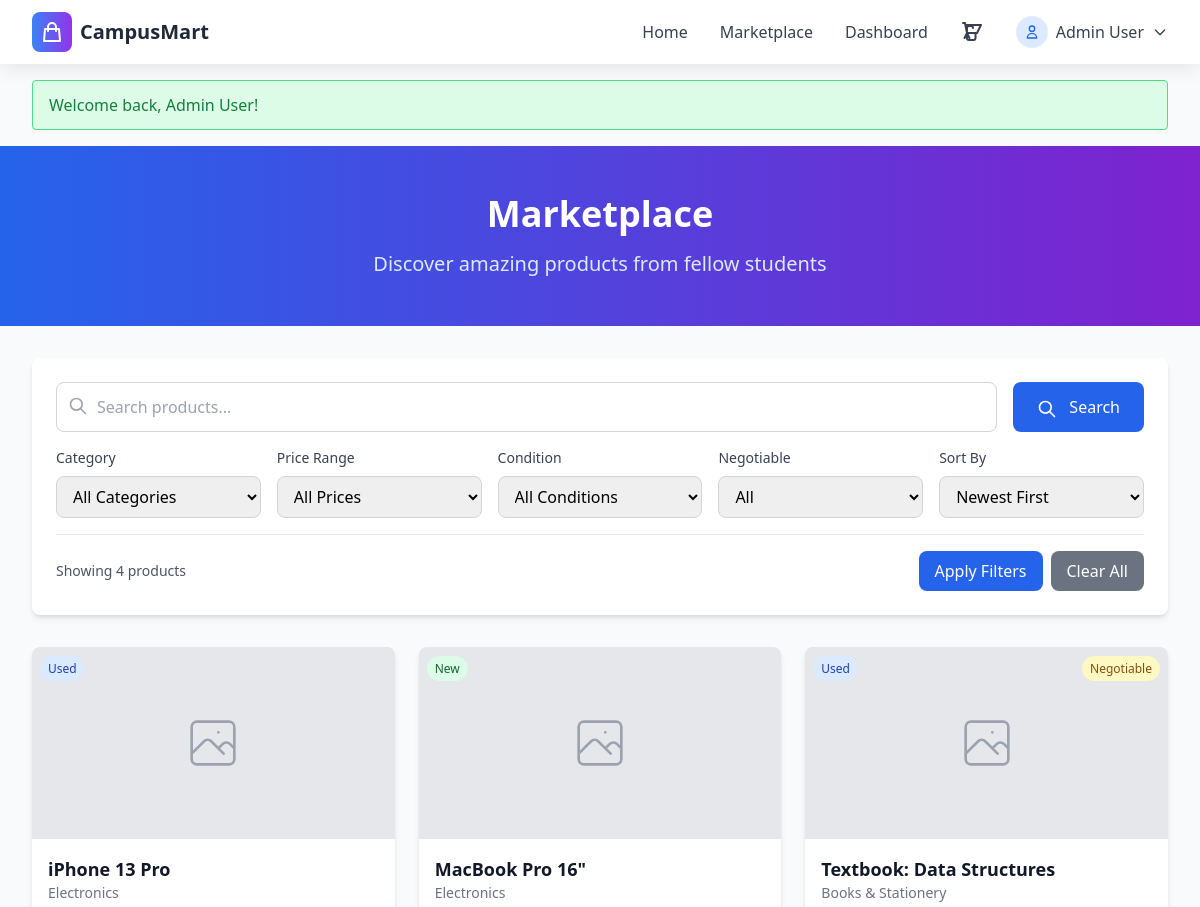
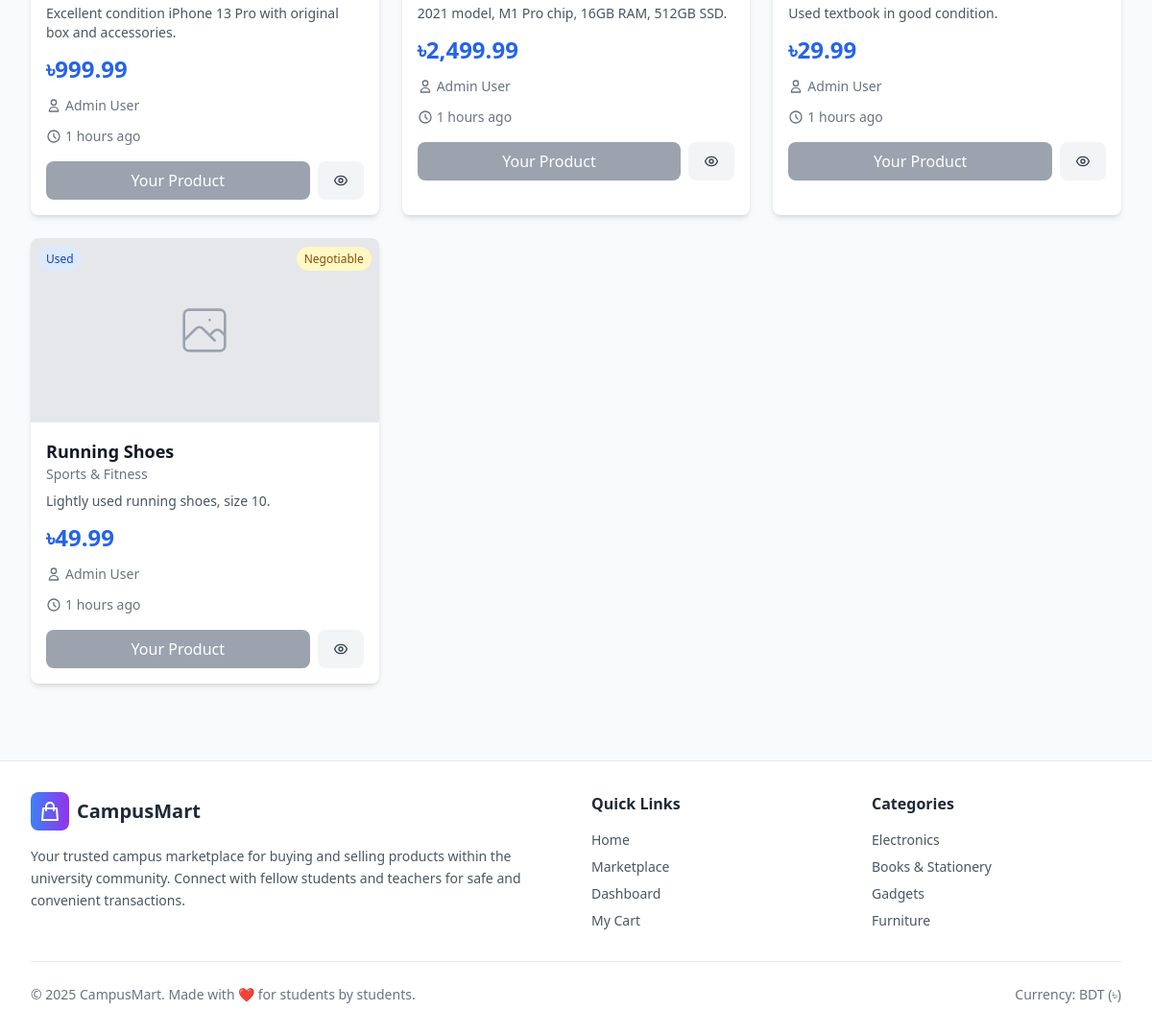
Page /marketplace.php (signed in) on the committed database (2 pictures, top to bottom).
### tables this page shows
CREATE TABLE users (
    id INT PRIMARY KEY AUTO_INCREMENT,
    name VARCHAR(100) NOT NULL,
    email VARCHAR(100) UNIQUE NOT NULL,
    phone VARCHAR(20) NOT NULL,
    university VARCHAR(100) NOT NULL,
    password VARCHAR(255) NOT NULL,
    created_at TIMESTAMP DEFAULT CURRENT_TIMESTAMP,
    updated_at TIMESTAMP DEFAULT CURRENT_TIMESTAMP ON UPDATE CURRENT_TIMESTAMP
);

CREATE TABLE products (
    id INT PRIMARY KEY AUTO_INCREMENT,
    user_id INT NOT NULL,
    title VARCHAR(200) NOT NULL,
    description TEXT NOT NULL,
    price DECIMAL(10,2) NOT NULL,
    category VARCHAR(50) NOT NULL,
    condition_type ENUM('new', 'used') NOT NULL,
    negotiable ENUM('yes', 'no') NOT NULL,
    status ENUM('active', 'sold', 'inactive') DEFAULT 'active',
    created_at TIMESTAMP DEFAULT CURRENT_TIMESTAMP,
    updated_at TIMESTAMP DEFAULT CURRENT_TIMESTAMP ON UPDATE CURRENT_TIMESTAMP,
    FOREIGN KEY (user_id) REFERENCES users(id) ON DELETE CASCADE
);

### marketplace.php (the view, shortened to what the rows shown need)
<?php
require_once 'config/database.php';
require_once 'includes/functions.php';
$is_logged_in = isLoggedIn();
$products_per_page = 12;
$current_page = isset($_GET['page']) ? max(1, intval($_GET['page'])) : 1;
$offset = ($current_page - 1) * $products_per_page;
$sort_by = isset($_GET['sort']) ? trim($_GET['sort']) : 'newest';
$where_conditions = ["p.status = 'active'"];
$params = [];
$order_by = match($sort_by) {
    'price_low' => 'p.price ASC',
    'price_high' => 'p.price DESC',
    'oldest' => 'p.created_at ASC',
    default => 'p.created_at DESC'
};
$where_clause = implode(' AND ', $where_conditions);
$query = "SELECT p.*, u.name as seller_name, u.university,
          (SELECT image_path FROM product_images WHERE product_id = p.id ORDER BY image_order LIMIT 1) as first_image
          FROM products p
          JOIN users u ON p.user_id = u.id
          WHERE $where_clause
          ORDER BY $order_by
          LIMIT $products_per_page OFFSET $offset";
$stmt = $pdo->prepare($query);
$stmt->execute($params);
$products = $stmt->fetchAll();
include 'includes/header.php';
?>
<div class="bg-gradient-to-r from-blue-600 to-purple-700 text-white py-12">
    <div class="max-w-7xl mx-auto px-4 sm:px-6 lg:px-8">
        <div class="text-center">
            <h1 class="text-4xl font-bold mb-4 animate-fadeIn">Marketplace</h1>
        </div>
    </div>
</div>
<div class="max-w-7xl mx-auto px-4 sm:px-6 lg:px-8 py-8">
    <?php if (empty($products)): ?>
        <div class="text-center py-12">
            <svg class="mx-auto h-24 w-24 text-gray-400" fill="none" stroke="currentColor" viewBox="0 0 24 24">
                <path stroke-linecap="round" stroke-linejoin="round" stroke-width="1" d="M20 13V6a2 2 0 00-2-2H6a2 2 0 00-2 2v7m16 0v5a2 2 0 01-2 2H6a2 2 0 01-2-2v-5m16 0h-2M4 13h2m4-8v16m4-16v16"></path>
            </svg>
            <h3 class="mt-4 text-lg font-medium text-gray-900">No products found</h3>
            <p class="mt-2 text-gray-500">Try adjusting your filters or search terms.</p>
        </div>
    <?php else: ?>
        <div class="grid grid-cols-1 md:grid-cols-2 lg:grid-cols-3 xl:grid-cols-4 gap-6">
            <?php foreach ($products as $product): ?>
                <div class="bg-white rounded-lg shadow-md hover:shadow-lg transition-shadow duration-300 overflow-hidden animate-fadeIn hover-scale">
                    <div class="relative h-48 bg-gray-200">
                        <?php if ($product['first_image']): ?>
                            <img src="<?php echo UPLOAD_URL . sanitize($product['first_image']); ?>"
                                 alt="<?php echo sanitize($product['title']); ?>"
                                 class="w-full h-full object-cover">
                        <?php else: ?>
                            <div class="w-full h-full flex items-center justify-center">
                            </div>
                        <?php endif; ?>
                        <div class="absolute top-2 left-2">
                            <span class="bg-<?php echo $product['condition_type'] === 'new' ? 'green' : 'blue'; ?>-100 text-<?php echo $product['condition_type'] === 'new' ? 'green' : 'blue'; ?>-800 text-xs px-2 py-1 rounded-full">
                                <?php echo ucfirst($product['condition_type']); ?>
                            </span>
                        </div>
                        <?php if ($product['negotiable'] === 'yes'): ?>
                            <div class="absolute top-2 right-2">
                                <span class="bg-yellow-100 text-yellow-800 text-xs px-2 py-1 rounded-full">
                                    Negotiable
                                </span>
                            </div>
                        <?php endif; ?>
                    </div>
                    <div class="p-4">
                        <div class="mb-2">
                            <h3 class="text-lg font-semibold text-gray-900 truncate" title="<?php echo sanitize($product['title']); ?>">
                                <?php echo sanitize($product['title']); ?>
                            </h3>
                            <p class="text-sm text-gray-500"><?php echo sanitize($product['category']); ?></p>
                        </div>
                        <p class="text-gray-600 text-sm mb-3 line-clamp-2">
                            <?php echo sanitize(substr($product['description'], 0, 100)) . (strlen($product['description']) > 100 ? '...' : ''); ?>
                        </p>
                        <div class="flex items-center justify-between mb-3">
                            <span class="text-2xl font-bold text-blue-600">
                                <?php echo formatPrice($product['price']); ?>
                            </span>
                        </div>
                        <div class="flex items-center text-sm text-gray-500 mb-3">
                            <svg class="w-4 h-4 mr-1" fill="none" stroke="currentColor" viewBox="0 0 24 24">
                                <path stroke-linecap="round" stroke-linejoin="round" stroke-width="2" d="M16 7a4 4 0 11-8 0 4 4 0 018 0zM12 14a7 7 0 00-7 7h14a7 7 0 00-7-7z"></path>
                            </svg>
                            <span class="truncate"><?php echo sanitize($product['seller_name']); ?></span>
                        </div>
                        <div class="flex items-center text-sm text-gray-500 mb-4">
                            <svg class="w-4 h-4 mr-1" fill="none" stroke="currentColor" viewBox="0 0 24 24">
                                <path stroke-linecap="round" stroke-linejoin="round" stroke-width="2" d="M12 8v4l3 3m6-3a9 9 0 11-18 0 9 9 0 0118 0z"></path>
                            </svg>
                            <span><?php echo timeAgo($product['created_at']); ?></span>
                        </div>
                        <div class="flex gap-2">
                            <?php if ($is_logged_in): ?>
                                <?php if ($product['user_id'] != $_SESSION['user_id']): ?>
                                    <?php if (isInCart($product['id'])): ?>
                                        <button class="flex-1 bg-gray-400 text-white py-2 px-4 rounded-lg cursor-not-allowed" disabled>
                                            In Cart
                                        </button>
                                    <?php else: ?>
                                        <button onclick="addToCart(<?php echo $product['id']; ?>)"
                                                class="flex-1 bg-blue-600 text-white py-2 px-4 rounded-lg hover:bg-blue-700 transition-colors duration-200 add-to-cart-btn">
                                            Add to Cart
                                        </button>
                                    <?php endif; ?>
                                <?php else: ?>
                                    <button class="flex-1 bg-gray-400 text-white py-2 px-4 rounded-lg cursor-not-allowed" disabled>
                                        Your Product
                                    </button>
                                <?php endif; ?>
                            <?php else: ?>
                                <a href="login.php" class="flex-1 bg-blue-600 text-white py-2 px-4 rounded-lg text-center hover:bg-blue-700 transition-colors duration-200">
                                    Login to Buy
                                </a>
                            <?php endif; ?>
                            <button onclick="viewProduct(<?php echo $product['id']; ?>)"
                                    class="bg-gray-100 text-gray-700 py-2 px-4 rounded-lg hover:bg-gray-200 transition-colors duration-200">
                            </button>
                        </div>
                    </div>
                </div>
            <?php endforeach; ?>
        </div>
    <?php endif; ?>
</div>
<?php include 'includes/footer.php'; ?>

### includes/header.php (shortened to what the rows shown need)
<?php
require_once __DIR__ . '/../config/database.php';
require_once __DIR__ . '/functions.php';
$current_user = getCurrentUser();
?>
<!DOCTYPE html>
<html lang="en">
<head>
    <script src="https://cdn.tailwindcss.com"></script>
</head>
<body class="bg-gray-50 min-h-screen">
    <nav class="bg-white sticky top-0 z-50 navbar-shadow">
        <div class="max-w-7xl mx-auto px-4 sm:px-6 lg:px-8">
            <div class="flex justify-between items-center h-16">
                <div class="hidden md:flex items-center space-x-8">
                    <?php if (isLoggedIn()): ?>
                        <a href="<?php echo BASE_URL; ?>dashboard.php" class="text-gray-700 hover:text-blue-600 transition-colors duration-200">Dashboard</a>
                        <a href="<?php echo BASE_URL; ?>cart.php" class="relative text-gray-700 hover:text-blue-600 transition-colors duration-200">
                            <svg class="w-6 h-6" fill="none" stroke="currentColor" viewBox="0 0 24 24">
                                <path stroke-linecap="round" stroke-linejoin="round" stroke-width="2" d="M3 3h2l.4 2M7 13h10l4-8H5.4m0 0L7 13m0 0l-2.5 5M7 13l2.5 5m6-5v5a2 2 0 01-2 2H9a2 2 0 01-2-2v-5m6-5V8a2 2 0 00-2-2H9a2 2 0 00-2 2v3"></path>
                            </svg>
                        </a>
                        <div class="relative group">
                            <button class="flex items-center space-x-2 text-gray-700 hover:text-blue-600 transition-colors duration-200">
                                <div class="bg-blue-100 p-2 rounded-full">
                                    <svg class="w-4 h-4 text-blue-600" fill="none" stroke="currentColor" viewBox="0 0 24 24">
                                        <path stroke-linecap="round" stroke-linejoin="round" stroke-width="2" d="M16 7a4 4 0 11-8 0 4 4 0 018 0zM12 14a7 7 0 00-7 7h14a7 7 0 00-7-7z"></path>
                                    </svg>
                                </div>
                                <span class="hidden lg:block"><?php echo sanitize($current_user['name']); ?></span>
                                <svg class="w-4 h-4" fill="none" stroke="currentColor" viewBox="0 0 24 24">
                                    <path stroke-linecap="round" stroke-linejoin="round" stroke-width="2" d="M19 9l-7 7-7-7"></path>
                                </svg>
                            </button>
                        </div>
                    <?php endif; ?>
                </div>
            </div>
        </div>
    </nav>

### rows in the picture
users: name "Admin User"
products: condition_type "Used", title "iPhone 13 Pro", category "Electronics", description "Excellent condition iPhone 13 Pro with original box and accessories.", price "৳999.99", user.name "Admin User", created_at "1 hours ago", shows "Your Product"
products: condition_type "New", title "MacBook Pro 16\"", category "Electronics", description "2021 model, M1 Pro chip, 16GB RAM, 512GB SSD.", price "৳2,499.99", user.name "Admin User", created_at "1 hours ago", shows "Your Product"
products: condition_type "Used", negotiable "Negotiable", title "Textbook: Data Structures", category "Books & Stationery", description "Used textbook in good condition.", price "৳29.99", user.name "Admin User", created_at "1 hours ago", shows "Your Product"
products: condition_type "Used", negotiable "Negotiable", title "Running Shoes", category "Sports & Fitness", description "Lightly used running shoes, size 10.", price "৳49.99", user.name "Admin User", created_at "1 hours ago", shows "Your Product"

### other values in the picture
$message "Welcome back, Admin User!"
$total_products "4"
